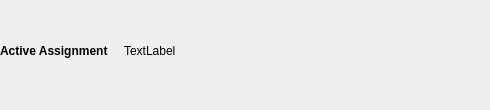
                  <widget class="QWidget" name="tab_2">
                   <attribute name="title">
                    <string>Undo</string>
                   </attribute>
                   <widget class="QWidget" name="horizontalLayoutWidget_4">
                    <property name="geometry">
                     <rect>
                      <x>0</x>
                      <y>0</y>
                      <width>481</width>
                      <height>101</height>
                     </rect>
                    </property>
                    <layout class="QHBoxLayout" name="horizontalLayout_2">
                     <item>
                      <widget class="QLabel" name="RestoreTabActiveAssignmentSubtext">
                       <property name="sizePolicy">
                        <sizepolicy hsizetype="Fixed" vsizetype="Preferred">
                         <horstretch>0</horstretch>
                         <verstretch>0</verstretch>
                        </sizepolicy>
                       </property>
                       <property name="font">
                        <font>
                         <italic>false</italic>
                         <bold>true</bold>
                         <underline>false</underline>
                         <hintingpreference>PreferDefaultHinting</hintingpreference>
                        </font>
                       </property>
                       <property name="text">
                        <string>Active Assignment</string>
                       </property>
                       <property name="margin">
                        <number>0</number>
                       </property>
                      </widget>
                     </item>
                     <item>
                      <widget class="QLabel" name="RestoreTabActiveAssignmentLabel">
                       <property name="sizePolicy">
                        <sizepolicy hsizetype="Preferred" vsizetype="Preferred">
                         <horstretch>0</horstretch>
                         <verstretch>0</verstretch>
                        </sizepolicy>
                       </property>
                       <property name="text">
                        <string>TextLabel</string>
                       </property>
                       <property name="indent">
                        <number>10</number>
                       </property>
                      </widget>
                     </item>
                    </layout>
                   </widget>
                  </widget>
